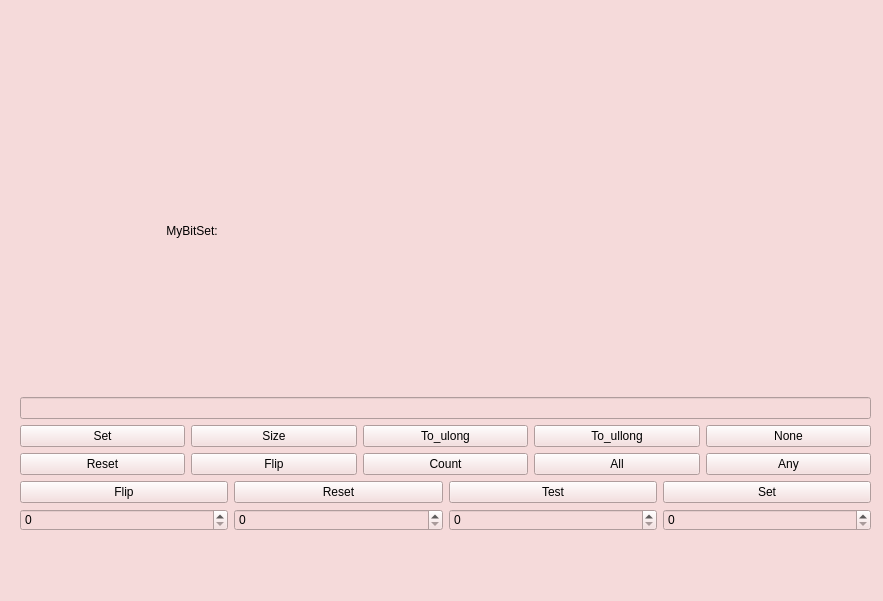
<?xml version="1.0" encoding="UTF-8"?>
<ui version="4.0">
 <class>MainWindow</class>
 <widget class="QMainWindow" name="MainWindow">
  <property name="geometry">
   <rect>
    <x>0</x>
    <y>0</y>
    <width>883</width>
    <height>601</height>
   </rect>
  </property>
  <property name="windowTitle">
   <string>MainWindow</string>
  </property>
  <property name="styleSheet">
   <string notr="true">font: 700 11pt &quot;Tibetan Machine Uni&quot;;
color: rgb(0, 0, 0);
background-color: rgb(245, 218, 218);</string>
  </property>
  <widget class="QWidget" name="centralwidget">
   <widget class="QWidget" name="layoutWidget">
    <property name="geometry">
     <rect>
      <x>20</x>
      <y>70</y>
      <width>851</width>
      <height>461</height>
     </rect>
    </property>
    <layout class="QVBoxLayout" name="verticalLayout">
     <item>
      <widget class="QLabel" name="label">
       <property name="text">
        <string>                                            MyBitSet:</string>
       </property>
      </widget>
     </item>
     <item>
      <widget class="QLineEdit" name="lineEdit">
       <property name="enabled">
        <bool>false</bool>
       </property>
      </widget>
     </item>
     <item>
      <layout class="QHBoxLayout" name="horizontalLayout_2">
       <item>
        <widget class="QPushButton" name="bnt_set">
         <property name="text">
          <string>Set</string>
         </property>
        </widget>
       </item>
       <item>
        <widget class="QPushButton" name="bnt_size">
         <property name="text">
          <string>Size</string>
         </property>
        </widget>
       </item>
       <item>
        <widget class="QPushButton" name="bnt_ulong">
         <property name="text">
          <string>To_ulong</string>
         </property>
        </widget>
       </item>
       <item>
        <widget class="QPushButton" name="bnt_ullong">
         <property name="text">
          <string>To_ullong</string>
         </property>
        </widget>
       </item>
       <item>
        <widget class="QPushButton" name="bnt_none">
         <property name="text">
          <string>None</string>
         </property>
        </widget>
       </item>
      </layout>
     </item>
     <item>
      <layout class="QHBoxLayout" name="horizontalLayout">
       <item>
        <widget class="QPushButton" name="bnt_reset">
         <property name="text">
          <string>Reset</string>
         </property>
        </widget>
       </item>
       <item>
        <widget class="QPushButton" name="bnt_flip">
         <property name="text">
          <string>Flip</string>
         </property>
        </widget>
       </item>
       <item>
        <widget class="QPushButton" name="bnt_count">
         <property name="text">
          <string>Count</string>
         </property>
        </widget>
       </item>
       <item>
        <widget class="QPushButton" name="bnt_all">
         <property name="text">
          <string>All</string>
         </property>
        </widget>
       </item>
       <item>
        <widget class="QPushButton" name="bnt_any">
         <property name="text">
          <string>Any</string>
         </property>
        </widget>
       </item>
      </layout>
     </item>
     <item>
      <layout class="QHBoxLayout" name="horizontalLayout_3">
       <item>
        <layout class="QVBoxLayout" name="verticalLayout_5">
         <item>
          <widget class="QPushButton" name="bnt_int_flip">
           <property name="text">
            <string>Flip</string>
           </property>
          </widget>
         </item>
         <item>
          <widget class="QSpinBox" name="spb_flip"/>
         </item>
        </layout>
       </item>
       <item>
        <layout class="QVBoxLayout" name="verticalLayout_4">
         <item>
          <widget class="QPushButton" name="bnt_int_reset">
           <property name="text">
            <string>Reset</string>
           </property>
          </widget>
         </item>
         <item>
          <widget class="QSpinBox" name="spb_reset"/>
         </item>
        </layout>
       </item>
       <item>
        <layout class="QVBoxLayout" name="verticalLayout_2">
         <item>
          <widget class="QPushButton" name="bnt_int_test">
           <property name="text">
            <string>Test</string>
           </property>
          </widget>
         </item>
         <item>
          <widget class="QSpinBox" name="spb_test"/>
         </item>
        </layout>
       </item>
       <item>
        <layout class="QVBoxLayout" name="verticalLayout_3">
         <item>
          <widget class="QPushButton" name="bnt_int_set">
           <property name="text">
            <string>Set</string>
           </property>
          </widget>
         </item>
         <item>
          <widget class="QSpinBox" name="spb_set"/>
         </item>
        </layout>
       </item>
      </layout>
     </item>
    </layout>
   </widget>
  </widget>
  <widget class="QMenuBar" name="menubar">
   <property name="geometry">
    <rect>
     <x>0</x>
     <y>0</y>
     <width>883</width>
     <height>35</height>
    </rect>
   </property>
  </widget>
  <widget class="QStatusBar" name="statusbar"/>
 </widget>
 <resources/>
 <connections/>
</ui>
